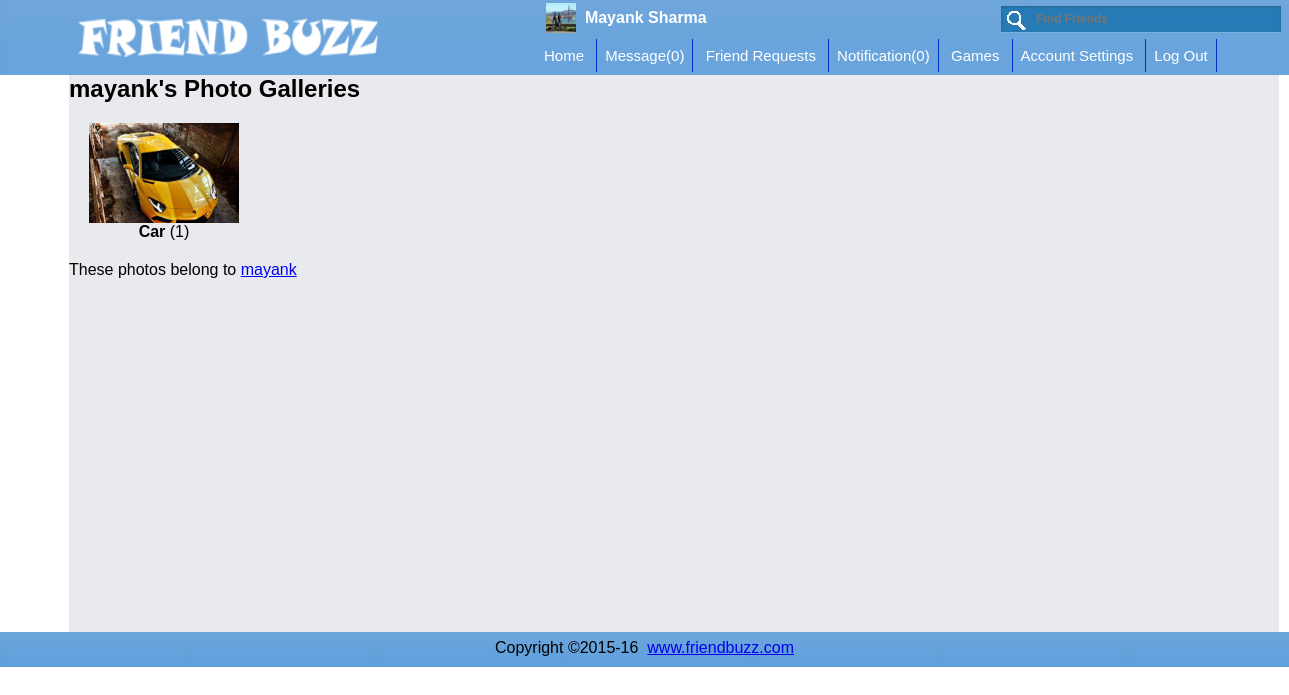
The app's page /photos.php?u=mayank (signed in) with its own data.
### tables this page shows
CREATE TABLE IF NOT EXISTS `user` (
  `id` int(11) NOT NULL,
  `f_name` varchar(100) NOT NULL,
  `l_name` varchar(100) NOT NULL,
  `u_name` varchar(100) NOT NULL,
  `u_email` varchar(100) NOT NULL,
  `u_pass` varchar(100) NOT NULL,
  `u_gen` enum('m','f') NOT NULL,
  `u_country` varchar(50) NOT NULL,
  `u_bir_date` date NOT NULL,
  `signup_date` date NOT NULL,
  `lastlogin_date` date NOT NULL,
  `avatar` varchar(255) NOT NULL,
  `timeline` varchar(255) NOT NULL,
  `ip` varchar(255) NOT NULL,
  `notescheck` datetime NOT NULL
);

CREATE TABLE IF NOT EXISTS `photos` (
  `id` int(11) NOT NULL,
  `user` varchar(16) NOT NULL,
  `gallery` varchar(16) NOT NULL,
  `filename` varchar(255) NOT NULL,
  `description` varchar(255) DEFAULT NULL,
  `uploaddate` datetime NOT NULL
);

### photos.php (the view, shortened to what this page needs)
<?php
include_once("includes/check_login_status.php");
$u = "";
if(isset($_GET["u"])){
	$u = preg_replace('#[^a-z0-9]#i', '', $_GET['u']);
} else {
    header("location: index.php");
    exit();
}
$gallery_list = "";
$sql = "SELECT DISTINCT gallery FROM photos WHERE user='$u'";
$query = mysqli_query($db_conx, $sql);
if(mysqli_num_rows($query) < 1){
	$gallery_list = "This user has not uploaded any photos yet.";
} else {
	while ($row = mysqli_fetch_array($query, MYSQLI_ASSOC)) {
		$gallery = $row["gallery"];
		$countquery = mysqli_query($db_conx, "SELECT COUNT(id) FROM photos WHERE user='$u' AND gallery='$gallery'");
		$countrow = mysqli_fetch_row($countquery);
		$count = $countrow[0];
		$filequery = mysqli_query($db_conx, "SELECT filename FROM photos WHERE user='$u' AND gallery='$gallery' ORDER BY RAND() LIMIT 1");
		$filerow = mysqli_fetch_row($filequery);
		$file = $filerow[0];
		$gallery_list .= '<div>';
		$gallery_list .=   '<div onclick="showGallery(\''.$gallery.'\',\''.$u.'\')">';
		$gallery_list .=     '<img src="user/'.$u.'/'.$file.'" alt="cover photo">';
		$gallery_list .=   '</div>';
		$gallery_list .=   '<b>'.$gallery.'</b> ('.$count.')';
		$gallery_list .= '</div>';
    }
}
?>
<!DOCTYPE html>
<html>
<head>
<link rel="stylesheet" type="text/css" href="styles/styles.css">
</head>
<body>
<?php
include("includes/header.php");
?>
<div id="page_middle">
<div id="page_middle_content">
  <h2 id="section_title"><?php echo $u; ?>&#39;s Photo Galleries</h2>
  <div id="galleries"><?php echo $gallery_list; ?></div>
  <p style="clear:left;">These photos belong to <a href="user.php?u=<?php echo $u; ?>"><?php echo $u; ?></a></p>
</div>
</div>
<?php
include("includes/footer.php");
?>
</body>
</html>

### includes/header.php (shortened to what this page needs)
<?php
	include_once("includes/db_conx.php");
	$log_username=$_SESSION['username'];
	$sql="SELECT * from user WHERE u_name='$log_username'";
	$user_query = mysqli_query($db_conx, $sql);
	while ($row = mysqli_fetch_array($user_query, MYSQLI_ASSOC)) {
	$loggeduser_fn = $row["f_name"];
	$loggeduser_ln = $row["l_name"];
	$loggeduser_username = $row["u_name"];
	$loggeduser_profilepic = $row["avatar"];
}
if($loggeduser_profilepic==""){
	$loggedusersprofilepic='<img src="images/default_pic.jpg" width=30px height=30px />';
}else{
	$loggedusersprofilepic='<img src="user/'.$loggeduser_username.'/profilepic/'.$loggeduser_profilepic.'" width=30px height=30px />';
}
?>
<?php
$sql = "SELECT message_id AS messages_unread FROM messages WHERE r_uname = '$log_username' AND timesent > messages_last_seen";
$result = mysqli_query($db_conx , $sql);
$row_count = mysqli_num_rows($result);
?>
<?php $loginLink = '<a href="home.php?u='.$log_username.'">'.$loggeduser_fn.' '.$loggeduser_ln.'</a>' ?>
<?php
	$sql = "SELECT did_read FROM notifications WHERE reciever='$log_username' && did_read='0'";
	$query = mysqli_query($db_conx,$sql);
	$noofrows = mysqli_num_rows($query);
?>
<div id="page_top">
    	<div id="page_top_wrap">
        	<div id="page_top_logo">
        		<img src="images/Friend Buzz logo.png" width="300" height="50" style="float:left">
        	</div>
            <div id="page_top_rest">
            	<div id="search_box_container"><div id="showname"><?php echo $loggedusersprofilepic; ?>&nbsp;&nbsp;<span><?php echo $loginLink; ?></span></div><div id="search_box"><input type="search" placeholder="Find Friends" onsearch="showsearchfriend()" id="findfriend"/><div id="friendlist"></div></div></div>
                <div id="menu">
                	<a href="home.php"> Home </a>
                	<a href="messages.php"> Message(<?php  echo $row_count ?>)</a>
                	<a href="friendrequest.php"> Friend Requests </a>
               	 	<a href="notification.php"> Notification(<?php  echo $noofrows ?>)</a>
                    <a href="game.php"> Games </a>
                	<a href="setting.php?user_verified=false"> Account Settings </a>
                    <a href="logout.php"> Log Out </a>
                </div>
            </div>
        </div>
    </div>

### styles/styles.css (style rules this page uses)
* { margin:0px; padding:0px; font-family:Arial, Helvetica, sans-serif; }
#page_top { background-image:url(../images/menu_bg.png); background-size:100%; height:75px; width:1366px; position:fixed; z-index:1000; }
#page_top > #page_top_wrap { width:1210px; margin:0px auto; height:75px; }
#page_top > #page_top_wrap > #page_top_logo { height:62px; width:360px; float:left; padding-top:13px; }
#page_top > #page_top_wrap > #page_top_rest { width:620px; height:75px; float:right; padding-top:3px; }
#search_box_container { width:742px; height:36px; float:right; color:#ffffff; position:relative; }
#showname { float:left; height:32px; width:240px; }
#showname span { position:relative; top:-10px; font-weight:bold; }
#showname span a { text-decoration:none; color:#FFFFFF; }
#search_box { float:right; position:relative; right:7px; top:3px; }
#search_box input[type="search"] { background:url(../images/search-white1.jpg) no-repeat 0px -1px #267bb6; outline:none; border:0 none; font: bold 12px Arial, Helvetica, sans-serif; width:280px; padding:6px 15px 6px 35px; text-shadow:0px 2px 2px rgba(0,0,,0,0.3); -webkit-box-shadow:0 1px 0 rgba(255,255,255,0.1),0 1px 3px rgba(0,0,0,0.2) inset; -moz-box-shadow:0 1px 0 rgba(255,255,255,0.1),0 1px 3px rgba(0,0,0,0.2) inset; box-shadow:0 1px 0 rgba(255,255,255,0.1),0 1px 3px rgba(0,0,0,0.2) inset; -webkit-transition:all 0.7s ease 0%; -moz-transition:all 0.7s ease 0%; -o-transition:all 0.7s ease 0%; transition:all 0.7s ease 0% }
#menu { width:750px; height:32px; position:relative; left:-2px; float:right; }
#menu a { color:#ffffff; text-decoration:none; font-size:15px; background-repeat:no-repeat; padding-left:8px; padding-top:8px; padding-right:8px; padding-bottom:8px; height:32px; width:100px; position:relative; left:0px; top:8px; display:inline; font-family:Verdana, Geneva, sans-serif; border-right:#03C solid 1px; }
#page_middle { height:auto; background-image:url(../images/background.png); position:absolute; top:75px; }
#page_middle > #page_middle_content { width:1210px; height:auto; position:absolute; margin:0px auto 40px; left:69px; background-color:#E9EAED; min-height:560px; }

### photos.php (style rules this page uses)
div#galleries > div { float:left; margin:20px; text-align:center; cursor:pointer; }
div#galleries > div > div { height:100px; overflow:hidden; }
div#galleries > div > div > img { width:150px; cursor:pointer; }

### records on screen
user: u_name+avatar (picture), f_name "Mayank", l_name "Sharma"
photos: filename (picture)

### other values on screen
$row_count "0"
$noofrows "0"
$u "mayank"
$gallery "Car"
$count "1"
